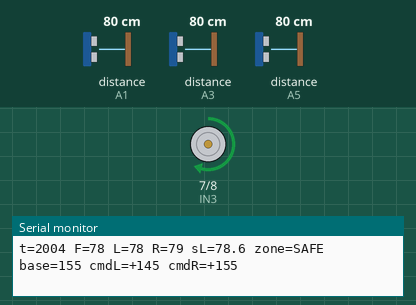
This sketch was run on a simulated Arduino Uno, built with avr-gcc and run on an emulated ATmega328P. Shown: motor-driver pin pairs drawn as motors (green arrow = first pin HIGH = forward, orange = second pin HIGH = backward, longer = more drive, scaled by the enable pin), the last lines printed to the serial monitor. Wiring (inferred from the names in the program): 3 × ultrasonic range finder: trigger A0, echo A1 / trigger A2, echo A3 / trigger A4, echo A5. Inputs (shaded band) come from the test bench; at power-on: distance to the obstacle (sensors on A1, A3, A5) 80 cm. The echo pulse lasts 58.3 µs per cm.

Above: at 2.2 s.
2.3 s: distance to the obstacle (sensor on A1) set to 2 cm
5.3 s: distance to the obstacle (sensor on A3) set to 2 cm
At 5.51 s:
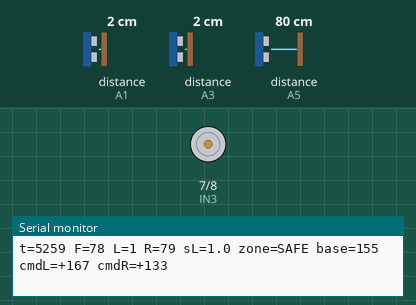
At 6.75 s:
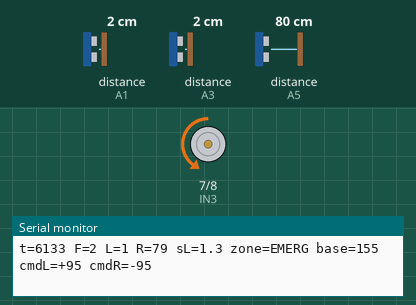
8.3 s: distance to the obstacle (sensor on A5) set to 34 cm
11.3 s: distance to the obstacle (sensor on A5) set to 29 cm
At 12.5 s:
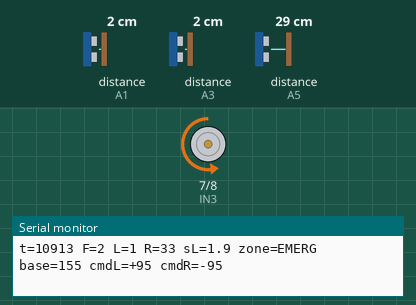
14.3 s: distance to the obstacle (sensor on A5) set to 35 cm
17.3 s: distance to the obstacle (sensor on A5) set to 2 cm
Timing chart, 0 to 21.3 s (numbered marks = the images above; inputs shaded):
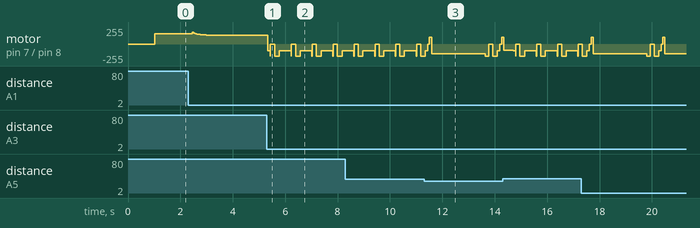

The sketch:

Mazebotv5Working.ino
```cpp
#include <Arduino.h>

// ================================================================
//  MAZE BOT — MASTER ENGINEER V5
//  *Slowed Down, Analyze First, Go Straight Until Blocked*
// ================================================================

// ================= ROBOT DIMENSIONS & PINS =================
#define ENA  5
#define IN1  4
#define IN2  3
#define ENB  6
#define IN3  7
#define IN4  8

#define trigFront A2
#define echoFront A3
#define trigLeft  A0
#define echoLeft  A1
#define trigRight A4
#define echoRight A5

// ================= REFINED PID & FILTERING =================
float Kp = 1.6, Ki = 0.003, Kd = 4.2;
float previousError = 0, integral = 0;

float smoothedLeft = 15.0;
const float EMA_ALPHA = 0.3;

// SPEED TYPES FOR DIFFERENT STATES
enum SpeedType {
  SPEED_TYPE_STOP,
  SPEED_TYPE_SLOW,
  SPEED_TYPE_CAUTIOUS,
  SPEED_TYPE_CRUISE,
  SPEED_TYPE_FAST
};

const int SPEED_STOP      = 0;
const int SPEED_SLOW      = 95;   // slightly faster slow
const int SPEED_CAUTIOUS  = 115;  // cautious approach speed
const int SPEED_CRUISE    = 155;  // increased cruising speed
const int SPEED_FAST      = 200;  // higher max speed (use with caution)
const int TURN_SPEED      = 95;   // stronger turn PWM
const int SPEED_MARGIN    = 18;

int   baseSpeed  = SPEED_CRUISE; // default cruising speed
int   motorBias  = 10;

// ================= SYSTEM LIMITS =================
const int FRONT_EMERGENCY  = 8;    // too close to the wall, must back up
const int FRONT_CLOSE      = 14;   // still near a wall, slow down and prepare
const int FRONT_BLOCKED    = 22;   // wall ahead, time to decide a turn
const int FRONT_WARNING    = 30;   // approaching a wall, reduce speed and stay cautious
const int LEFT_THRESHOLD   = 15;   // target wall-follow distance on the left
const int NO_WALL_DIST     = 30;   // no wall in range on either side
const int MIN_MOTOR_PWM    = 70;

int distanceFront, distanceLeft, distanceRight;

// ================ SENSOR TIMING CONFIG ================
// Polling intervals (ms) for each sensor to avoid blocking reads
const unsigned long SENSOR_POLL_MS_FRONT = 40UL; // front sensor faster
const unsigned long SENSOR_POLL_MS_SIDE  = 60UL; // side sensors slightly slower

unsigned long lastSensorRead = 0UL; // last time any sensor was polled
unsigned long lastFrontRead  = 0UL; // last front sensor timestamp
unsigned long lastLeftRead   = 0UL; // last left sensor timestamp
unsigned long lastRightRead  = 0UL; // last right sensor timestamp

// Threshold for considering a reading stale (ms)
const unsigned long SENSOR_STALE_MS = 200UL;

// ================= SERIAL DEBUG (DIAGNOSTICS) =================
const bool DEBUG_SERIAL = true;            // set false to disable diagnostic prints
const unsigned long DIAG_POLL_MS = 250UL; // how often to print diagnostics
unsigned long lastDiagTime = 0UL;

// Track last motor commands for diagnostics
int lastLeftPWMCmd = 0;
int lastRightPWMCmd = 0;
bool lastLeftDir = true;
bool lastRightDir = true;


// Front zone enumeration must be declared before functions that use it
enum FrontZone {
  FRONT_SAFE,
  FRONT_WARNING_ZONE,
  FRONT_BLOCKED_ZONE,
  FRONT_CLOSE_ZONE,
  FRONT_EMERGENCY_ZONE
};

const char* frontZoneName(FrontZone z) {
  switch (z) {
    case FRONT_SAFE: return "SAFE";
    case FRONT_WARNING_ZONE: return "WARN";
    case FRONT_BLOCKED_ZONE: return "BLOCK";
    case FRONT_CLOSE_ZONE: return "CLOSE";
    case FRONT_EMERGENCY_ZONE: return "EMERG";
  }
  return "?";
}

void printDiagnostics() {
  if (!DEBUG_SERIAL) return;
  unsigned long t = millis();
  FrontZone z = classifyFront(distanceFront);
  Serial.print("t="); Serial.print(t);
  Serial.print(" F="); Serial.print(distanceFront);
  Serial.print(" L="); Serial.print(distanceLeft);
  Serial.print(" R="); Serial.print(distanceRight);
  Serial.print(" sL="); Serial.print(smoothedLeft,1);
  Serial.print(" zone="); Serial.print(frontZoneName(z));
  Serial.print(" base="); Serial.print(baseSpeed);
  Serial.print(" cmdL="); Serial.print(lastLeftDir?'+':'-'); Serial.print(lastLeftPWMCmd);
  Serial.print(" cmdR="); Serial.print(lastRightDir?'+':'-'); Serial.print(lastRightPWMCmd);
  Serial.println();
}


// ================= FAST & CLEAN SENSOR READ =================
long getDistance(int trig, int echo) {
  digitalWrite(trig, LOW);
  delayMicroseconds(2);
  digitalWrite(trig, HIGH);
  delayMicroseconds(10);
  digitalWrite(trig, LOW);

  long duration = pulseIn(echo, HIGH, 12000);
  if (duration == 0) return 200;
  return duration * 0.034 / 2;
}

// ================= MOTOR CONTROL =================
void setMotors(bool lFwd, int lPWM, bool rFwd, int rPWM) {
  digitalWrite(IN1, lFwd ? HIGH : LOW);
  digitalWrite(IN2, lFwd ? LOW  : HIGH);
  digitalWrite(IN3, rFwd ? HIGH : LOW);
  digitalWrite(IN4, rFwd ? LOW  : HIGH);
  // record last commanded values for diagnostics
  lastLeftDir = lFwd;
  lastRightDir = rFwd;
  lastLeftPWMCmd = constrain(lPWM, 0, 255);
  lastRightPWMCmd = constrain(rPWM, 0, 255);
  analogWrite(ENA, lastLeftPWMCmd);
  analogWrite(ENB, lastRightPWMCmd);
}

void instantBrake() {
  setMotors(false, 180, false, 180);
  delay(15);
  allStop();
}

void allStop() {
  analogWrite(ENA, 0); analogWrite(ENB, 0);
  digitalWrite(IN1, LOW);
  digitalWrite(IN2, LOW);
  digitalWrite(IN3, LOW); digitalWrite(IN4, LOW);
}

//  SLOWER TURNS + LONGER DELAYS (To ensure full 90-degree turns)
void moveBackward(int durationMs) { setMotors(false, 100, false, 100); delay(durationMs); allStop(); }
void turnLeft90()  { setMotors(false, TURN_SPEED, true, TURN_SPEED); delay(360); allStop(); }
void turnRight90() { setMotors(true, TURN_SPEED, false, TURN_SPEED); delay(360); allStop(); }

// SENSOR-ACTIVE TURN AROUND
void turnAroundSmart() {
  setMotors(true, speedForType(SPEED_TYPE_CRUISE) - motorBias, false, speedForType(SPEED_TYPE_CRUISE) - motorBias);
  delay(250);

  long turnStartTime = millis();
  while (getDistance(trigFront, echoFront) < 30) {
    if (millis() - turnStartTime > 1800) break;
    delay(8);
  }
  instantBrake();
}

FrontZone classifyFront(int dist) {
  if (dist <= FRONT_EMERGENCY) return FRONT_EMERGENCY_ZONE;
  if (dist <= FRONT_CLOSE)     return FRONT_CLOSE_ZONE;
  if (dist <= FRONT_BLOCKED)   return FRONT_BLOCKED_ZONE;
  if (dist <= FRONT_WARNING)   return FRONT_WARNING_ZONE;
  return FRONT_SAFE;
}

int speedForType(SpeedType type) {
  switch (type) {
    case SPEED_TYPE_STOP:     return SPEED_STOP;
    case SPEED_TYPE_SLOW:     return SPEED_SLOW;
    case SPEED_TYPE_CAUTIOUS: return SPEED_CAUTIOUS;
    case SPEED_TYPE_CRUISE:   return SPEED_CRUISE;
    case SPEED_TYPE_FAST:     return SPEED_FAST;
  }
  return SPEED_CRUISE;
}

bool handleFrontZone(FrontZone zone) {
  switch (zone) {
    case FRONT_SAFE:
      return false; // no special handling needed

    case FRONT_WARNING_ZONE:
      // Approaching a wall: slow down and nudge forward cautiously.
      setMotors(true, speedForType(SPEED_TYPE_CAUTIOUS) - motorBias, true, speedForType(SPEED_TYPE_CAUTIOUS));
      return true;

    case FRONT_BLOCKED_ZONE:
      instantBrake();
      analyzeAndDecide();
      return true;

    case FRONT_CLOSE_ZONE:
        moveBackward(55);
      analyzeAndDecide();
      return true;

    case FRONT_EMERGENCY_ZONE:
        moveBackward(85);
      analyzeAndDecide();
      return true;
  }
  return false;
}

// ================= THE "STOP AND THINK" BRAIN =================
// Only called when the front is blocked!
void analyzeAndDecide() {
  instantBrake();
  delay(150); // short settle

  // Fresh readings
  int checkFront = getDistance(trigFront, echoFront);
  int checkLeft  = getDistance(trigLeft, echoLeft);
  int checkRight = getDistance(trigRight, echoRight);

  // Emergency backup if too close
  if (checkFront <= FRONT_EMERGENCY) {
    moveBackward(170);
    checkFront = getDistance(trigFront, echoFront);
    checkLeft  = getDistance(trigLeft, echoLeft);
    checkRight = getDistance(trigRight, echoRight);
  }

  // Left preference if available
  if (checkLeft > NO_WALL_DIST) {
    turnLeft90();
    return;
  }
  if (checkRight > NO_WALL_DIST) {
    turnRight90();
    return;
  }

  // --- SAFETY: all sides reported blocked. Try a sequence to escape instead of a long blocking wait. ---
  // 1) small reverse and rescan
  moveBackward(100);
  delay(60);
  checkLeft  = getDistance(trigLeft, echoLeft);
  checkRight = getDistance(trigRight, echoRight);
  if (checkLeft > NO_WALL_DIST) { turnLeft90(); return; }
  if (checkRight > NO_WALL_DIST) { turnRight90(); return; }

  // 2) nudge forward slowly to clear sensor occlusion, then rescan
  setMotors(true, speedForType(SPEED_TYPE_SLOW) - motorBias, true, speedForType(SPEED_TYPE_SLOW));
  delay(80);
  allStop();
  checkLeft  = getDistance(trigLeft, echoLeft);
  checkRight = getDistance(trigRight, echoRight);
  if (checkLeft > NO_WALL_DIST) { turnLeft90(); return; }
  if (checkRight > NO_WALL_DIST) { turnRight90(); return; }

  // 3) final attempt: perform a guarded turnaround (turnAroundSmart has its own timeout)
  turnAroundSmart();
}

// ================= PID WALL FOLLOW =================
void pidWallFollow() {
  float error = smoothedLeft - LEFT_THRESHOLD;

  if (abs(error) <= 1.5) {
    error = 0;
  }

  integral += error;
  integral = constrain(integral, -30, 30);

  float derivative = error - previousError;
  float correction = (Kp * error) + (Ki * integral) + (Kd * derivative);
  previousError = error;

  int leftSpeed  = baseSpeed - (int)correction - motorBias;
  int rightSpeed = baseSpeed + (int)correction;

  leftSpeed  = constrain(leftSpeed, MIN_MOTOR_PWM, 230);
  rightSpeed = constrain(rightSpeed, MIN_MOTOR_PWM, 230);

  setMotors(true, leftSpeed, true, rightSpeed);
}

// ================= SETUP =================
void setup() {
  pinMode(ENA, OUTPUT); pinMode(IN1, OUTPUT); pinMode(IN2, OUTPUT);
  pinMode(ENB, OUTPUT); pinMode(IN3, OUTPUT); pinMode(IN4, OUTPUT);
  pinMode(trigFront, OUTPUT); pinMode(echoFront, INPUT);
  pinMode(trigLeft,  OUTPUT); pinMode(echoLeft,  INPUT);
  pinMode(trigRight, OUTPUT); pinMode(echoRight, INPUT);

  Serial.begin(9600);
  allStop();
  delay(1000);
}

// ================= MAIN LOOP =================
void loop() {
  // 1. SCHEDULED SENSOR POLLING (non-blocking)
  unsigned long now = millis();

  // Front sensor (polled more frequently)
  if (now - lastFrontRead >= SENSOR_POLL_MS_FRONT) {
    distanceFront = getDistance(trigFront, echoFront);
    lastFrontRead = now;
  }

  // Left sensor (for wall-following & smoothing)
  if (now - lastLeftRead >= SENSOR_POLL_MS_SIDE) {
    int rawLeft = getDistance(trigLeft, echoLeft);
    if (rawLeft > 0 && rawLeft < 80) {
      smoothedLeft = (EMA_ALPHA * rawLeft) + ((1.0 - EMA_ALPHA) * smoothedLeft);
    }
    distanceLeft = (int)smoothedLeft;
    lastLeftRead = now;
  }

  // Right sensor
  if (now - lastRightRead >= SENSOR_POLL_MS_SIDE) {
    distanceRight = getDistance(trigRight, echoRight);
    lastRightRead = now;
  }

  // update lastSensorRead for diagnostics
  lastSensorRead = now;

  // ================= SENSOR STALENESS HANDLING =================
  // If the front sensor hasn't been updated recently, slow to safe speed
  if (now - lastFrontRead > SENSOR_STALE_MS) {
    Serial.println(" Front sensor stale; slowing down");
    setMotors(true, speedForType(SPEED_TYPE_SLOW) - motorBias, true, speedForType(SPEED_TYPE_SLOW));
    return; // wait until a fresh reading arrives
  }

  // Periodic diagnostics print
  if (DEBUG_SERIAL && (now - lastDiagTime >= DIAG_POLL_MS)) {
    printDiagnostics();
    lastDiagTime = now;
  }

  //  2. HANDLE MULTI-STAGE FRONT THRESHOLDS
  if (handleFrontZone(classifyFront(distanceFront))) {
    return; // Either turned, slowed, or re-decided already
  }

  //  3. IF FRONT IS CLEAR -> GO STRAIGHT!
  // If there is a left wall nearby, use PID to smoothly follow it.
  if (distanceLeft <= NO_WALL_DIST) {
    pidWallFollow();
  }
  // If there are no walls at all (wide open space), just drive perfectly straight.
  else {
    setMotors(true, speedForType(SPEED_TYPE_CRUISE) - motorBias, true, speedForType(SPEED_TYPE_CRUISE));
  }
}
```

Act3ver2wi2c.cpp
```cpp
#include <Wire.h>
#include <LiquidCrystal_I2C.h>
#include <Keypad.h>

// ======== LCD SETUP ========
LiquidCrystal_I2C lcd(0x27,16,2); // I2C address 0x27, 16x2 LCD

// ======== KEYPAD SETUP ========
const byte numRows = 4;
const byte numCols = 4;

// Key layout (old phone style)
char keymap[numRows][numCols] = {
  {'1','2','3','\0'},
  {'4','5','6','\0'},
  {'7','8','9','\0'},
  {'*','0','#','\0'}
};

// Arduino pins connected to rows and columns
byte rowPins[numRows] = {9, 8, 7, 6};
byte colPins[numCols] = {5, 4, 3, 2};

// Create keypad object
Keypad myKeypad = Keypad(makeKeymap(keymap), rowPins, colPins, numRows, numCols);

// Multi-tap letters for each key
String letters[] = {
  " 0",
  ",.<>/?!@#$%^&*()-_=+[]{}\|1",
  "ABC2",
  "DEF3",
  "GHI4",
  "JKL5",
  "MNO6",
  "PQRS7",
  "TUV8",
  "WXYZ9"
};

// ======== VARIABLES ========
char lastKey = NO_KEY;               // last key pressed
unsigned long lastPressTime = 0;     // last key press time
unsigned long lastActivity = 0;      // last activity timestamp

int letterIndex = 0;                 // multi-tap index
String message = "";                 // stores typed message
int scrollPos = 0;                   // scroll position for LCD
bool previewMode = false;            // auto-scroll mode flag
unsigned long previewTimer = 0;      // timer for auto scroll
int wordCount = 0;                   // number of words

// =======================
// WORD COUNT FUNCTION
// Ignores symbols and counts only words with letters/numbers
// =======================
void countWords() {
  wordCount = 0;            // reset count
  bool inWord = false;      // flag kung nasa word ka
  int charCount = 0;        // count chars in current word

  for(int i=0; i<message.length(); i++){
    char c = message[i];

    if(isAlphaNumeric(c)){      // valid letter/number
      if(!inWord){              // new word
        inWord = true;
        charCount = 1;
      } else {
        charCount++;
      }
    }
    else{ // space or symbol
      if(inWord){               // end ng word
        if(charCount > 0)      // count only if at least 1 valid char
          wordCount++;
        inWord = false;
        charCount = 0;
      }
    }
  }

  // Check last word if message doesn't end with space/symbol
  if(inWord && charCount > 0)
    wordCount++;
}

// =======================
// UPDATE LCD FUNCTION
// =======================
void updateLCD() {

  // First row: Word count
  lcd.setCursor(0,0);
  lcd.print("Words:");
  lcd.print(wordCount);
  lcd.print("        "); // clear leftover chars

  // Second row: Message display
  lcd.setCursor(0,1);
  lcd.print("                "); // clear row first
  lcd.setCursor(0,1);

  // Get visible part of message based on scroll
  String visible = message.substring(scrollPos);
  if (visible.length() > 15)
    visible = visible.substring(0,15); // max 15 chars

  lcd.print(visible);

  // --- blinking cursor at end of visible text ---
  lcd.setCursor(visible.length(), 1);
  lcd.blink();  // enable blinking cursor
}

// =======================
// KEYPAD EVENT FUNCTION
// =======================
void keypadEvent(KeypadEvent key) {

  KeyState state = myKeypad.getState();

  if (state == PRESSED) {

    previewMode = false;          // stop preview if typing
    lastActivity = millis();      // reset activity timer

    // -------- CLEAR ALL MESSAGE ----------
    if (key == '#') {
      message = "";
      wordCount = 0;
      scrollPos = 0;
    }

    // -------- BACKSPACE ----------
    else if (key == '*') {
      if (message.length() > 0) {
        message.remove(message.length()-1);
        if(scrollPos > message.length())
          scrollPos = message.length();
      }
    }

    // -------- LETTER INPUT (multi-tap) ----------
    else if (isDigit(key)) {

      int num = key - '0';
      unsigned long now = millis();

      // Same key pressed within 1 second → cycle letter
      if (key == lastKey && (now - lastPressTime) < 700) {
        letterIndex = (letterIndex + 1) % letters[num].length();
        message.remove(message.length()-1);       // remove last letter
        message += letters[num][letterIndex];     // add new letter
      }
      else {
        letterIndex = 0;                         // new key, first letter
        if (letters[num].length() > 0)
          message += letters[num][letterIndex];
      }

      lastKey = key;
      lastPressTime = now;

      // Auto-scroll if message longer than LCD
      if(message.length() - scrollPos > 15)
        scrollPos = message.length() - 15;
    }

    countWords();   // update word count
    updateLCD();    // refresh LCD
  }
}

// =======================
// SETUP FUNCTION
// =======================
void setup() {

  lcd.init();        // initialize LCD
  lcd.backlight();   // turn on backlight
  lcd.setCursor(0,0);
  lcd.print("Words:0");   // initial display

  lastActivity = millis();  // start activity timer

  // Keypad settings
  myKeypad.setDebounceTime(50);         // prevent double read
  myKeypad.setHoldTime(500);            // hold duration
  myKeypad.addEventListener(keypadEvent); // attach event handler
}

// =======================
// LOOP FUNCTION
// =======================
void loop() {

  myKeypad.getKey();    // check for keypad input

  // ---------- Auto preview mode (scroll message) ----------
  if(!previewMode && millis() - lastActivity > 4000 && message.length() > 16){
    previewMode = true;           // start auto-scroll
    previewTimer = millis();      // reset scroll timer
    scrollPos = 0;                // start from beginning
  }

  if(previewMode){
    // Scroll every 450ms
    if(millis() - previewTimer > 450){
      previewTimer = millis();
      String scrollMessage = message + "    "; // add spaces for smooth scroll

      String visible = "";
      for(int i=0;i<16;i++){
        visible += scrollMessage[(scrollPos + i) % scrollMessage.length()];
      }

      lcd.setCursor(0,1);
      lcd.print(visible);  // show scrolling message

      scrollPos++;          // advance scroll
      if(scrollPos >= scrollMessage.length())
        scrollPos = 0;      // loop scroll
    }
  }
}
```

Source omitted: Exp1-2sw-4blk.cpp (786 bytes), Exp1-8blk.cpp (832 bytes), Exp1-8sw.cpp (897 bytes), Exp1blk.cpp (243 bytes), Exp2LED1.cpp (533 bytes), Exp2LED2.cpp (582 bytes), Exp3Act.cpp (1976 bytes), Exp3test.cpp (649 bytes)

Measured:
- the behaviour switches between 32 and 31 cm on distance to the obstacle (sensor on A5) (found by bisection; images 2 and 3)
- after the input at 5.3 s, motor on pin 7 (IN3) / pin 8 (IN4): forward 133/255 → backward 100/255 at once, then repeats every 0.80 s: backward 180/255 0.02 s, stopped 0.16 s, backward 180/255 0.18 s, backward 100/255 0.45 s
